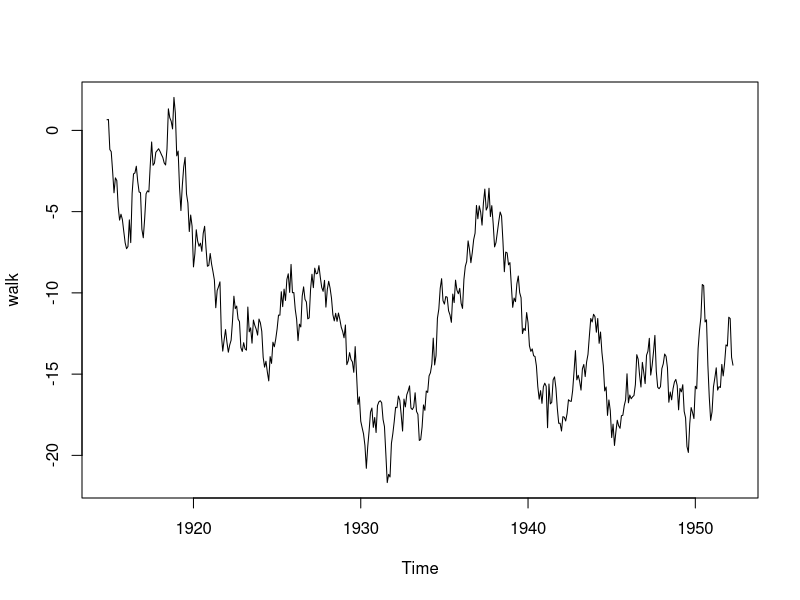
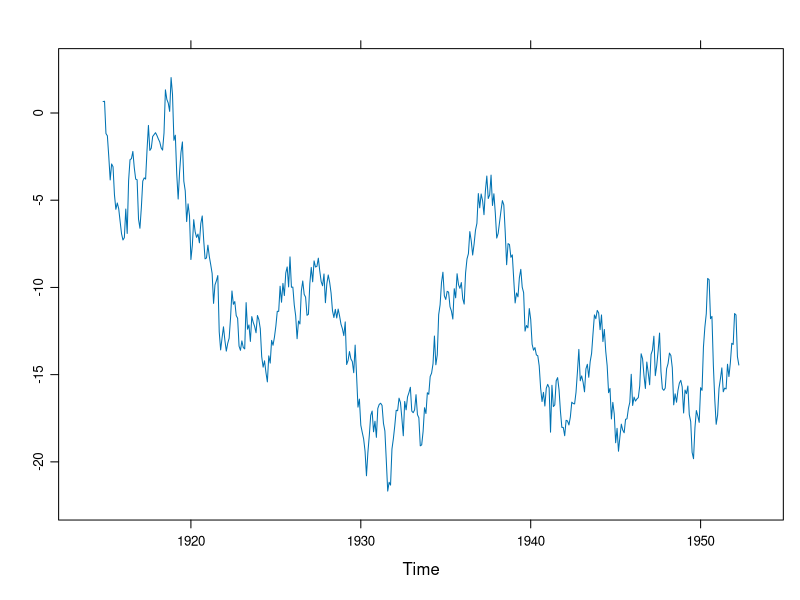
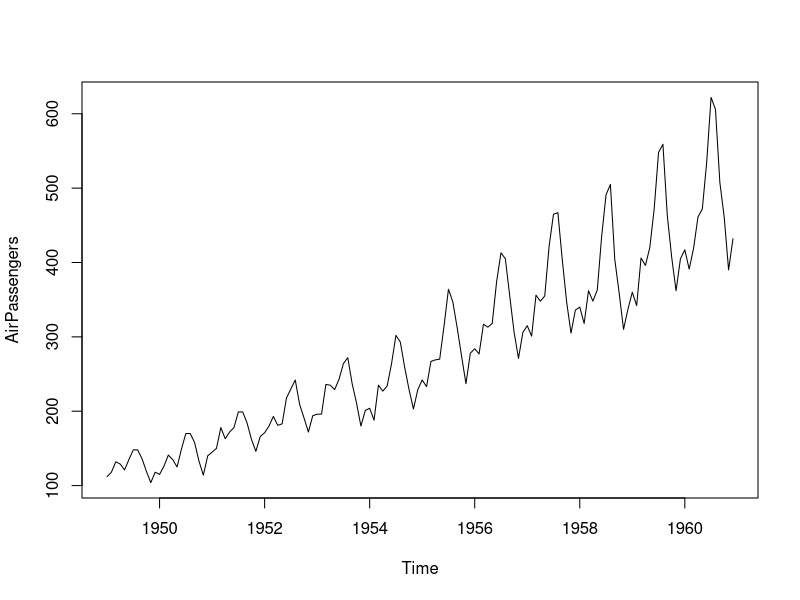
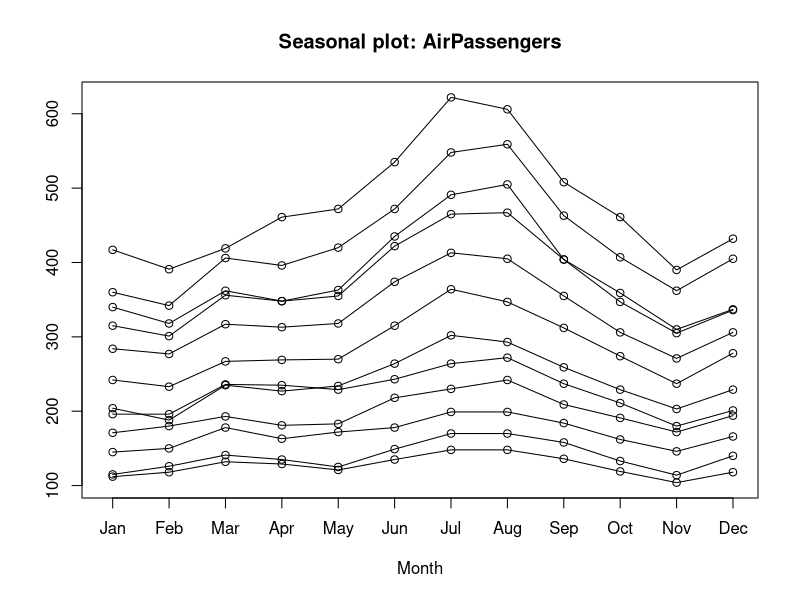
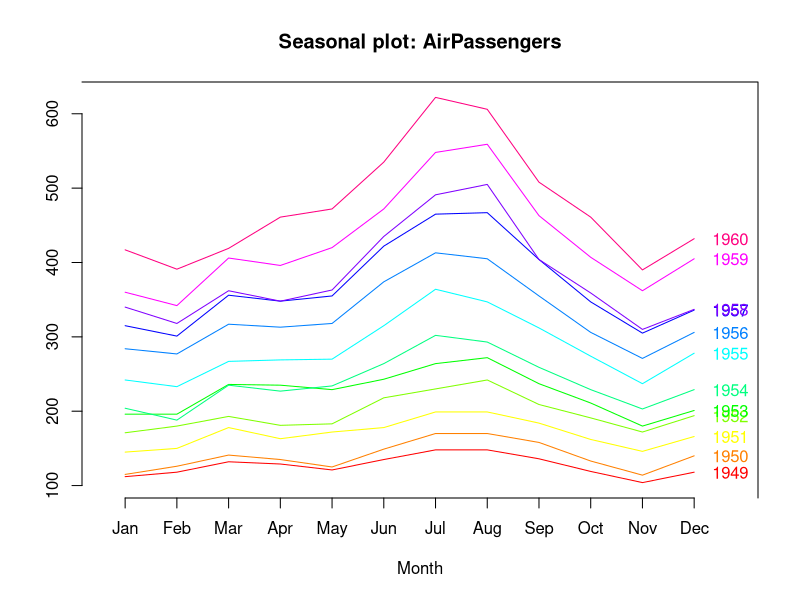

Recreate these plots in R, in order.
setwd("C:/Users/Marco/version-control/data_analysis/Health-analytics/tools")

library(lubridate)

d <- c('1968-07-25 00:10:30', '1984-06-04 13:13:13', '1932-07-17 17:03:34', '2003-02-28 17:02:34', '1970-07-16 05:34:56', '1942-08-12 13:13:13', '1967-12-25 12:13:13')
dt <- ymd_hms(d)
measurement <- round(rnorm(7, 10), 2)

hora <- paste(hour(dt), rep("H", 7))
minuto <- paste(minute(dt), rep("M", 7))
segundo <- paste(second(dt), rep("S", 7))

date <- as.character(date(dt))
time <- paste(hora, minuto, segundo)

exercice <- data.frame(date, time, measurement)

x <- ymd_hm('2014-04-12 23:12', tz = 'Europe/Prague')
minute(x) <- 07
with_tz(x, tz = "Europe/London")
y <- ymd_hm('2015-12-12 09:45', tz = 'Europe/Prague')
x - y

# exercice 2
set.seed(44)
x = cumsum(rnorm(n = 450))
walk <- ts(x, start = c(1914, 11), frequency = 12)
plot(walk)
library(lattice)
xyplot.ts(walk)

# exercice 3

library(forecast)

data("AirPassengers")

class(AirPassengers)
plot(AirPassengers)
time(AirPassengers)
head(AirPassengers)

seasonplot(AirPassengers)
seasonplot(AirPassengers, type = "l", col=rainbow(12), labelgap = 0.35, bty = "7", year.labels=TRUE)
?seasonplot()
